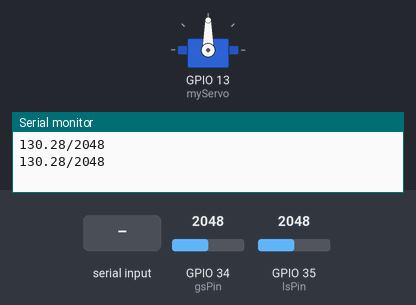
Bench run of a sketch on a simulated ESP32. Shown: servo, the last lines printed to the serial monitor. Inputs (shaded band) come from the test bench; at power-on: GPIO 34 (gsPin) = 2048, GPIO 35 (lsPin) = 2048. Nothing arrives over Bluetooth unless stated.

Above: at 2.8 s.
2.9 s: "raiseblinds" received over the second serial link
At 4.15 s:
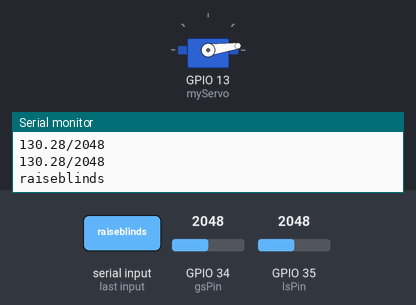
6.4 s: "lowerblinds" received over the second serial link
At 7.5 s:
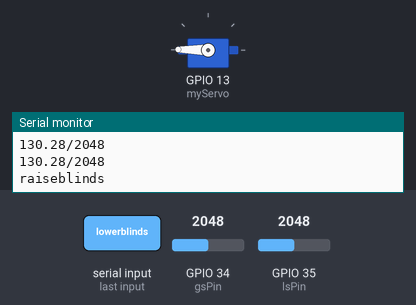
9.9 s: "move60deg" received over the second serial link
At 13.1 s:
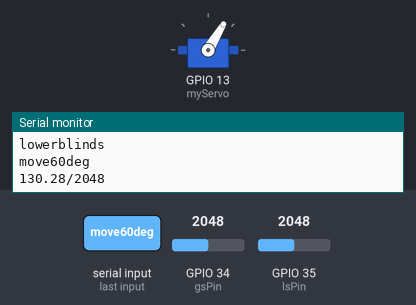
13.4 s: "move0deg" received over the second serial link
Timing chart, 0 to 17.7 s (numbered marks = the images above; inputs shaded):
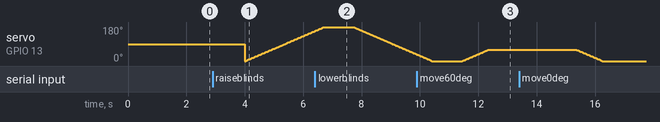

The sketch:

ZaraProject_ESP32.ino
```cpp
#include <BluetoothSerial.h>
#include <Servo.h>

#define MAX_ADC_READING 4095
#define ADC_REF_VOLTAGE 3.3
#define REF_RESITANCE 10
#define LUX_CALC_SCALAR 12518931
#define LUX_CALC_EXPONENT -2.15

void ChangeLightStateWithVoiceByHandOrFromSensor(String _command);
void ChangeFanStateWithVoiceByHandOrFromSensor(String _command);

void ChangeBlindsPosWithVoiceOrFromSensor(String _command);
void ChangeBlindsPosByHand(String _command);

Servo myServo;
int pos = 0; // Servo position

String command; // Stores the commands that are coming from the PC app trought voice
String sensorValuesToSend;

// ------------------------ Pin Setups ------------------------
// Light level sensor
int lsValue = 0;
int lsPin = A7; // D35
float resistorVoltage = 0.0;
float ldrVoltage = 0.0;
float ldrResistance = 0.0;
float lux = 0.0;

// Gas detection sensor
int gsValue = 0;
int gsPin = A6; // D34

// Relays
int r1 = 2; // D2
int r3 = 12; // D12

// ------------------------ Tasks ------------------------
// Task 1 - voice commands
int period1 = 1000;
unsigned long time_now1 = 0;

// Task 2 - send light level sensor data
int period2 = 1000;
unsigned long time_now2 = 0;

BluetoothSerial SerialBT;

void setup() {
  Serial.begin(115200);
  SerialBT.begin("ESP32test"); // Bluetooth name

  myServo.attach(13);    // Servo motor D13
  pinMode(lsPin, INPUT); // Light level sensor
  pinMode(gsPin, INPUT); // Gas detection sensor

  pinMode(r1, OUTPUT); // Relay 1
  digitalWrite(r1, HIGH);
  pinMode(r3, OUTPUT); // Relay 3
  digitalWrite(r3, HIGH);
}

void loop() {
  // Task 1 commands -----------------------------------
  if(millis() > time_now1 + period1) {
    time_now1 = millis();

    while(SerialBT.available() > 0) {
      command = SerialBT.readString();
      Serial.println(command);

      ChangeBlindsPosWithVoiceOrFromSensor(command);
      ChangeBlindsPosByHand(command);

      ChangeFanStateWithVoiceByHandOrFromSensor(command);
      ChangeLightStateWithVoiceByHandOrFromSensor(command);
    }
  }

  // Task 2 Light sensor -----------------------------------
  if(millis() > time_now2 + period2) {
    time_now2 = millis();

    lsValue = analogRead(lsPin);
    gsValue = analogRead(gsPin);

    resistorVoltage = (float)lsValue / (MAX_ADC_READING * ADC_REF_VOLTAGE);
    ldrVoltage = ADC_REF_VOLTAGE - resistorVoltage;
    ldrResistance = (ldrVoltage / resistorVoltage) * REF_RESITANCE;
    lux = LUX_CALC_SCALAR * pow(ldrResistance, LUX_CALC_EXPONENT);

    sensorValuesToSend += String(lux);
    sensorValuesToSend += "/";
    sensorValuesToSend += String(gsValue);

    Serial.println(sensorValuesToSend);
    SerialBT.print(sensorValuesToSend);

    sensorValuesToSend = "";
  }
}

// Blinds ---------------------------------------------
void ChangeBlindsPosWithVoiceOrFromSensor(String _command) {
  if(_command.indexOf("raiseblinds") != -1) {
    for(; pos < 180; pos++) {
      myServo.write(pos);
      delay(15);
    }
  }
  else if(_command.indexOf("lowerblinds") != -1) {
    for(; pos >= 0; pos--) {
       myServo.write(pos);
       delay(15);
    }
  }
}

void ChangeBlindsPosByHand(String _command) {
  if(_command.indexOf("move0deg") != -1) {
    if(pos != 0) {
      for(; pos >= 0; pos--) {
        myServo.write(pos);
        delay(15);
      }
    }
  }
  else if(_command.indexOf("move60deg") != -1) {
    if(pos != 60) {
      if(pos < 60) {
        for(; pos < 60; pos++){
          myServo.write(pos);
          delay(15);
        }
      }
      else {
        for(; pos >= 60; pos--) {
           myServo.write(pos);
           delay(15);
        }
      }
    }
  }
  else if(_command.indexOf("move120deg") != -1) {
    if(pos != 120) {
      if(pos < 120) {
        for(; pos < 120; pos++){
          myServo.write(pos);
          delay(15);
        }
      }
      else {
        for(; pos >= 120; pos--) {
          myServo.write(pos);
          delay(15);
        }
      }
    }
  }
  else if(_command.indexOf("move180deg") != -1) {
    if(pos != 180) {
      for(; pos < 180; pos++) {
        myServo.write(pos);
        delay(15);
      }
    }
  }
}

// Fan ---------------------------------------------
void ChangeFanStateWithVoiceByHandOrFromSensor(String _command) {
  if(_command.indexOf("turnonfan") != -1) {
    digitalWrite(r3, LOW);
  }
  else if(_command.indexOf("turnofffan") != -1) {
    digitalWrite(r3, HIGH);
  }
}

// Light ---------------------------------------------
void ChangeLightStateWithVoiceByHandOrFromSensor(String _command) {
  if(_command.indexOf("turnonlight") != -1) {
    digitalWrite(r1, LOW);
  }
  else if(_command.indexOf("turnofflight") != -1) {
    digitalWrite(r1, HIGH);
  }
}
```
